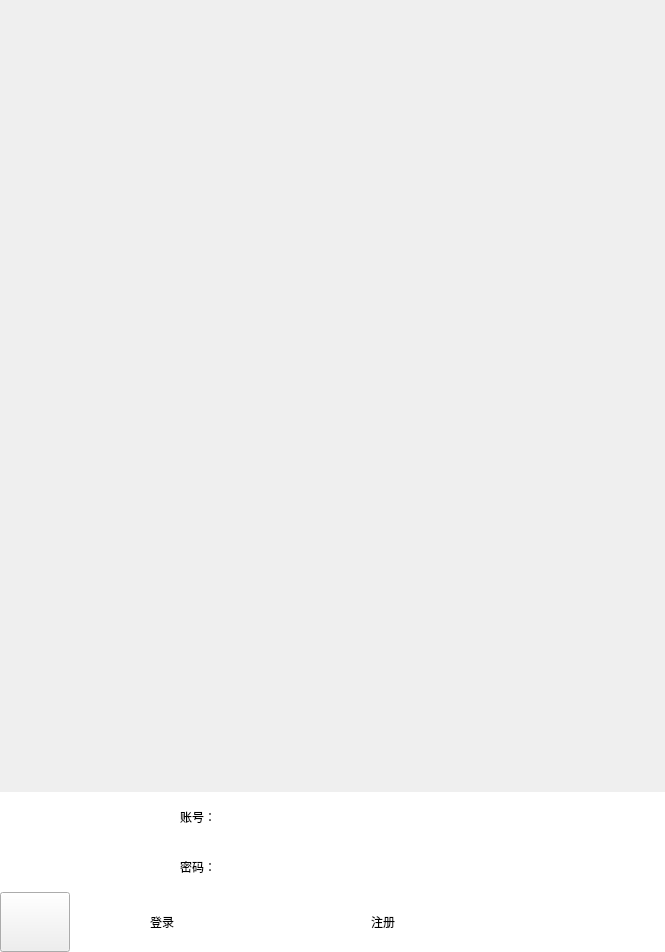
<?xml version="1.0" encoding="UTF-8"?>
<ui version="4.0">
 <class>InitPage</class>
 <widget class="QWidget" name="InitPage">
  <property name="geometry">
   <rect>
    <x>0</x>
    <y>0</y>
    <width>665</width>
    <height>952</height>
   </rect>
  </property>
  <property name="sizePolicy">
   <sizepolicy hsizetype="Fixed" vsizetype="Fixed">
    <horstretch>0</horstretch>
    <verstretch>0</verstretch>
   </sizepolicy>
  </property>
  <property name="minimumSize">
   <size>
    <width>665</width>
    <height>952</height>
   </size>
  </property>
  <property name="maximumSize">
   <size>
    <width>665</width>
    <height>952</height>
   </size>
  </property>
  <property name="windowTitle">
   <string>InitPage</string>
  </property>
  <property name="styleSheet">
   <string notr="true"/>
  </property>
  <layout class="QGridLayout" name="gridLayout_2">
   <property name="leftMargin">
    <number>0</number>
   </property>
   <property name="topMargin">
    <number>0</number>
   </property>
   <property name="rightMargin">
    <number>0</number>
   </property>
   <property name="bottomMargin">
    <number>0</number>
   </property>
   <property name="spacing">
    <number>0</number>
   </property>
   <item row="0" column="0">
    <widget class="QWidget" name="widget_4" native="true">
     <property name="enabled">
      <bool>true</bool>
     </property>
     <property name="sizePolicy">
      <sizepolicy hsizetype="Expanding" vsizetype="Expanding">
       <horstretch>0</horstretch>
       <verstretch>0</verstretch>
      </sizepolicy>
     </property>
     <property name="minimumSize">
      <size>
       <width>665</width>
       <height>792</height>
      </size>
     </property>
     <property name="maximumSize">
      <size>
       <width>16777215</width>
       <height>16777215</height>
      </size>
     </property>
     <property name="autoFillBackground">
      <bool>false</bool>
     </property>
     <layout class="QGridLayout" name="gridLayout_3">
      <property name="leftMargin">
       <number>0</number>
      </property>
      <property name="topMargin">
       <number>0</number>
      </property>
      <property name="rightMargin">
       <number>0</number>
      </property>
      <property name="bottomMargin">
       <number>0</number>
      </property>
      <property name="spacing">
       <number>0</number>
      </property>
      <item row="0" column="0">
       <widget class="QWidget" name="widget_picture" native="true">
        <property name="sizePolicy">
         <sizepolicy hsizetype="Expanding" vsizetype="Expanding">
          <horstretch>0</horstretch>
          <verstretch>0</verstretch>
         </sizepolicy>
        </property>
        <property name="minimumSize">
         <size>
          <width>665</width>
          <height>792</height>
         </size>
        </property>
        <property name="maximumSize">
         <size>
          <width>16777215</width>
          <height>16777215</height>
         </size>
        </property>
       </widget>
      </item>
     </layout>
    </widget>
   </item>
   <item row="2" column="0">
    <widget class="QWidget" name="widget_3" native="true">
     <property name="sizePolicy">
      <sizepolicy hsizetype="Expanding" vsizetype="Fixed">
       <horstretch>0</horstretch>
       <verstretch>0</verstretch>
      </sizepolicy>
     </property>
     <property name="minimumSize">
      <size>
       <width>0</width>
       <height>60</height>
      </size>
     </property>
     <property name="styleSheet">
      <string notr="true">background-color:rgb(255, 255, 255)</string>
     </property>
     <layout class="QVBoxLayout" name="verticalLayout">
      <property name="spacing">
       <number>0</number>
      </property>
      <property name="leftMargin">
       <number>0</number>
      </property>
      <property name="topMargin">
       <number>0</number>
      </property>
      <property name="rightMargin">
       <number>0</number>
      </property>
      <property name="bottomMargin">
       <number>0</number>
      </property>
      <item>
       <widget class="QWidget" name="widget_2" native="true">
        <property name="sizePolicy">
         <sizepolicy hsizetype="Expanding" vsizetype="Fixed">
          <horstretch>0</horstretch>
          <verstretch>0</verstretch>
         </sizepolicy>
        </property>
        <property name="minimumSize">
         <size>
          <width>0</width>
          <height>60</height>
         </size>
        </property>
        <property name="styleSheet">
         <string notr="true">background-color:rgb(255, 255 255)</string>
        </property>
        <layout class="QHBoxLayout" name="horizontalLayout">
         <property name="spacing">
          <number>10</number>
         </property>
         <property name="leftMargin">
          <number>0</number>
         </property>
         <property name="topMargin">
          <number>0</number>
         </property>
         <property name="rightMargin">
          <number>0</number>
         </property>
         <property name="bottomMargin">
          <number>0</number>
         </property>
         <item>
          <widget class="customToolButton" name="toolButton_settings">
           <property name="sizePolicy">
            <sizepolicy hsizetype="Expanding" vsizetype="Expanding">
             <horstretch>0</horstretch>
             <verstretch>0</verstretch>
            </sizepolicy>
           </property>
           <property name="maximumSize">
            <size>
             <width>70</width>
             <height>70</height>
            </size>
           </property>
           <property name="text">
            <string/>
           </property>
          </widget>
         </item>
         <item>
          <spacer name="horizontalSpacer">
           <property name="orientation">
            <enum>Qt::Horizontal</enum>
           </property>
           <property name="sizeType">
            <enum>QSizePolicy::Fixed</enum>
           </property>
           <property name="sizeHint" stdset="0">
            <size>
             <width>70</width>
             <height>20</height>
            </size>
           </property>
          </spacer>
         </item>
         <item>
          <widget class="QLabel" name="label_3">
           <property name="styleSheet">
            <string notr="true">font: 13pt &quot;方正舒体&quot;;</string>
           </property>
           <property name="text">
            <string>登录</string>
           </property>
          </widget>
         </item>
         <item>
          <widget class="customToolButton" name="toolButton_logIn">
           <property name="sizePolicy">
            <sizepolicy hsizetype="Expanding" vsizetype="Expanding">
             <horstretch>0</horstretch>
             <verstretch>0</verstretch>
            </sizepolicy>
           </property>
           <property name="maximumSize">
            <size>
             <width>60</width>
             <height>60</height>
            </size>
           </property>
           <property name="cursor">
            <cursorShape>ArrowCursor</cursorShape>
           </property>
           <property name="layoutDirection">
            <enum>Qt::LeftToRight</enum>
           </property>
           <property name="autoFillBackground">
            <bool>false</bool>
           </property>
           <property name="styleSheet">
            <string notr="true">border-radius:15px;
font: 15pt &quot;方正舒体&quot;;
</string>
           </property>
           <property name="text">
            <string/>
           </property>
           <property name="icon">
            <iconset resource="res.qrc">
             <normaloff>:/Image/login.svg</normaloff>:/Image/login.svg</iconset>
           </property>
           <property name="iconSize">
            <size>
             <width>40</width>
             <height>40</height>
            </size>
           </property>
           <property name="popupMode">
            <enum>QToolButton::DelayedPopup</enum>
           </property>
           <property name="toolButtonStyle">
            <enum>Qt::ToolButtonTextBesideIcon</enum>
           </property>
           <property name="autoRaise">
            <bool>true</bool>
           </property>
           <property name="arrowType">
            <enum>Qt::NoArrow</enum>
           </property>
          </widget>
         </item>
         <item>
          <spacer name="horizontalSpacer_5">
           <property name="orientation">
            <enum>Qt::Horizontal</enum>
           </property>
           <property name="sizeHint" stdset="0">
            <size>
             <width>40</width>
             <height>20</height>
            </size>
           </property>
          </spacer>
         </item>
         <item>
          <widget class="QLabel" name="label_4">
           <property name="styleSheet">
            <string notr="true">font: 13pt &quot;方正舒体&quot;;</string>
           </property>
           <property name="text">
            <string>注册</string>
           </property>
          </widget>
         </item>
         <item>
          <widget class="customToolButton" name="toolButton_signUp">
           <property name="sizePolicy">
            <sizepolicy hsizetype="Expanding" vsizetype="Expanding">
             <horstretch>0</horstretch>
             <verstretch>0</verstretch>
            </sizepolicy>
           </property>
           <property name="maximumSize">
            <size>
             <width>60</width>
             <height>60</height>
            </size>
           </property>
           <property name="contextMenuPolicy">
            <enum>Qt::PreventContextMenu</enum>
           </property>
           <property name="layoutDirection">
            <enum>Qt::LeftToRight</enum>
           </property>
           <property name="styleSheet">
            <string notr="true">border-radius:15px;
font: 15pt &quot;方正舒体&quot;;
</string>
           </property>
           <property name="text">
            <string/>
           </property>
           <property name="icon">
            <iconset resource="res.qrc">
             <normaloff>:/Image/signup.svg</normaloff>:/Image/signup.svg</iconset>
           </property>
           <property name="iconSize">
            <size>
             <width>40</width>
             <height>40</height>
            </size>
           </property>
           <property name="autoRepeat">
            <bool>false</bool>
           </property>
           <property name="toolButtonStyle">
            <enum>Qt::ToolButtonTextBesideIcon</enum>
           </property>
           <property name="autoRaise">
            <bool>true</bool>
           </property>
          </widget>
         </item>
         <item>
          <spacer name="horizontalSpacer_6">
           <property name="orientation">
            <enum>Qt::Horizontal</enum>
           </property>
           <property name="sizeType">
            <enum>QSizePolicy::Fixed</enum>
           </property>
           <property name="sizeHint" stdset="0">
            <size>
             <width>200</width>
             <height>20</height>
            </size>
           </property>
          </spacer>
         </item>
        </layout>
       </widget>
      </item>
     </layout>
    </widget>
   </item>
   <item row="1" column="0">
    <widget class="QWidget" name="widget" native="true">
     <property name="sizePolicy">
      <sizepolicy hsizetype="Expanding" vsizetype="Fixed">
       <horstretch>0</horstretch>
       <verstretch>0</verstretch>
      </sizepolicy>
     </property>
     <property name="styleSheet">
      <string notr="true">background-color:rgb(255, 255, 255);

</string>
     </property>
     <layout class="QGridLayout" name="gridLayout">
      <property name="leftMargin">
       <number>0</number>
      </property>
      <property name="topMargin">
       <number>0</number>
      </property>
      <property name="rightMargin">
       <number>0</number>
      </property>
      <property name="bottomMargin">
       <number>0</number>
      </property>
      <property name="spacing">
       <number>0</number>
      </property>
      <item row="0" column="4">
       <widget class="QLabel" name="label_account">
        <property name="sizePolicy">
         <sizepolicy hsizetype="Expanding" vsizetype="Fixed">
          <horstretch>0</horstretch>
          <verstretch>0</verstretch>
         </sizepolicy>
        </property>
        <property name="minimumSize">
         <size>
          <width>90</width>
          <height>30</height>
         </size>
        </property>
        <property name="maximumSize">
         <size>
          <width>16777215</width>
          <height>30</height>
         </size>
        </property>
        <property name="styleSheet">
         <string notr="true">color:red;
font: 15pt &quot;楷体&quot;;
</string>
        </property>
        <property name="frameShape">
         <enum>QFrame::NoFrame</enum>
        </property>
        <property name="text">
         <string/>
        </property>
        <property name="openExternalLinks">
         <bool>false</bool>
        </property>
       </widget>
      </item>
      <item row="1" column="4">
       <widget class="QLabel" name="label_password">
        <property name="sizePolicy">
         <sizepolicy hsizetype="Expanding" vsizetype="Fixed">
          <horstretch>0</horstretch>
          <verstretch>0</verstretch>
         </sizepolicy>
        </property>
        <property name="minimumSize">
         <size>
          <width>90</width>
          <height>30</height>
         </size>
        </property>
        <property name="maximumSize">
         <size>
          <width>16777215</width>
          <height>30</height>
         </size>
        </property>
        <property name="styleSheet">
         <string notr="true">color:red;
font: 15pt &quot;楷体&quot;;
</string>
        </property>
        <property name="frameShape">
         <enum>QFrame::NoFrame</enum>
        </property>
        <property name="text">
         <string/>
        </property>
       </widget>
      </item>
      <item row="0" column="0">
       <spacer name="horizontalSpacer_2">
        <property name="orientation">
         <enum>Qt::Horizontal</enum>
        </property>
        <property name="sizeType">
         <enum>QSizePolicy::Fixed</enum>
        </property>
        <property name="sizeHint" stdset="0">
         <size>
          <width>180</width>
          <height>20</height>
         </size>
        </property>
       </spacer>
      </item>
      <item row="0" column="3">
       <spacer name="horizontalSpacer_4">
        <property name="orientation">
         <enum>Qt::Horizontal</enum>
        </property>
        <property name="sizeType">
         <enum>QSizePolicy::Fixed</enum>
        </property>
        <property name="sizeHint" stdset="0">
         <size>
          <width>20</width>
          <height>20</height>
         </size>
        </property>
       </spacer>
      </item>
      <item row="1" column="1">
       <widget class="QLabel" name="label_2">
        <property name="minimumSize">
         <size>
          <width>0</width>
          <height>50</height>
         </size>
        </property>
        <property name="styleSheet">
         <string notr="true">border-radius:15px;
font: 15pt &quot;方正舒体&quot;;</string>
        </property>
        <property name="text">
         <string>密码：</string>
        </property>
       </widget>
      </item>
      <item row="0" column="1">
       <widget class="QLabel" name="label">
        <property name="minimumSize">
         <size>
          <width>0</width>
          <height>50</height>
         </size>
        </property>
        <property name="autoFillBackground">
         <bool>false</bool>
        </property>
        <property name="styleSheet">
         <string notr="true">border-radius:15px;
font: 15pt &quot;方正舒体&quot;;
</string>
        </property>
        <property name="frameShape">
         <enum>QFrame::NoFrame</enum>
        </property>
        <property name="lineWidth">
         <number>10</number>
        </property>
        <property name="midLineWidth">
         <number>10</number>
        </property>
        <property name="text">
         <string>账号：</string>
        </property>
       </widget>
      </item>
      <item row="0" column="2">
       <widget class="customInputText" name="widget_account" native="true">
        <property name="sizePolicy">
         <sizepolicy hsizetype="Expanding" vsizetype="Preferred">
          <horstretch>0</horstretch>
          <verstretch>0</verstretch>
         </sizepolicy>
        </property>
        <property name="minimumSize">
         <size>
          <width>0</width>
          <height>0</height>
         </size>
        </property>
        <property name="maximumSize">
         <size>
          <width>16777215</width>
          <height>40</height>
         </size>
        </property>
        <property name="styleSheet">
         <string notr="true">background-color:white;</string>
        </property>
       </widget>
      </item>
      <item row="1" column="2">
       <widget class="customInputText" name="widget_password" native="true">
        <property name="sizePolicy">
         <sizepolicy hsizetype="Expanding" vsizetype="Preferred">
          <horstretch>0</horstretch>
          <verstretch>0</verstretch>
         </sizepolicy>
        </property>
        <property name="maximumSize">
         <size>
          <width>16777215</width>
          <height>40</height>
         </size>
        </property>
        <property name="styleSheet">
         <string notr="true">background-color:white;</string>
        </property>
       </widget>
      </item>
     </layout>
    </widget>
   </item>
  </layout>
  <zorder>widget_3</zorder>
  <zorder>widget</zorder>
  <zorder>widget_4</zorder>
 </widget>
 <customwidgets>
  <customwidget>
   <class>customToolButton</class>
   <extends>QToolButton</extends>
   <header location="global">customtoolbutton.h</header>
  </customwidget>
  <customwidget>
   <class>customInputText</class>
   <extends>QWidget</extends>
   <header location="global">custominputtext.h</header>
   <container>1</container>
  </customwidget>
 </customwidgets>
 <resources>
  <include location="res.qrc"/>
 </resources>
 <connections/>
</ui>
